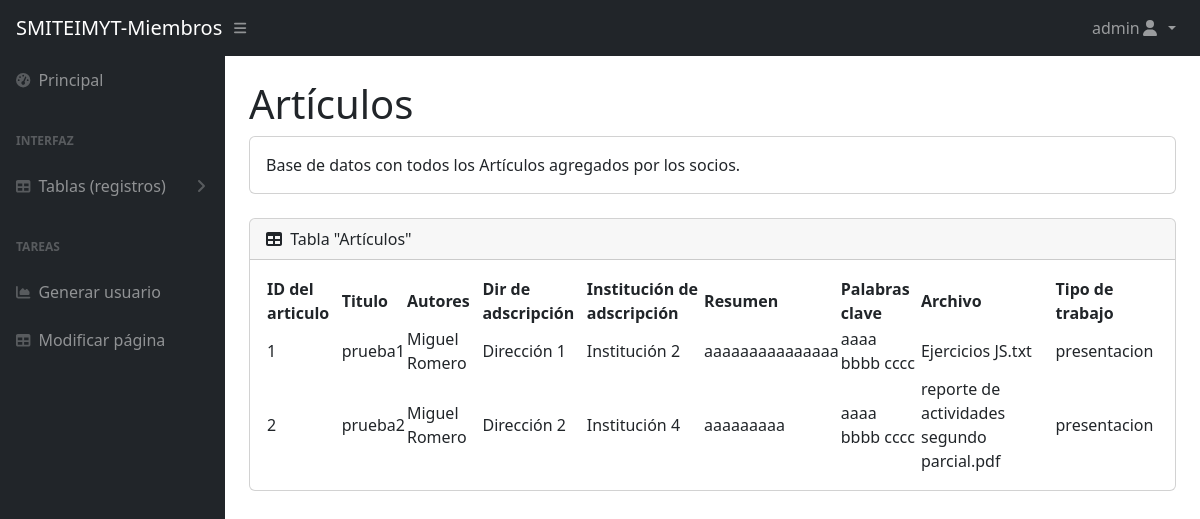
Page /pages/admin/Tarticulos.php (signed in) on the committed database.
### tables this page shows
CREATE TABLE `articulos` (
  `id_articulo` int NOT NULL,
  `titulo_articulo` varchar(120) NOT NULL,
  `autores` text NOT NULL,
  `dir_adscripción` varchar(80) NOT NULL,
  `inst_adscripción` varchar(80) NOT NULL,
  `resumen` text NOT NULL,
  `palabras_clave` varchar(200) NOT NULL,
  `archivo` varchar(120) NOT NULL,
  `tipo_trabajo` varchar(80) NOT NULL
);

### php/sesion.php (called while the page is built, shortened)
<?php
$usuario = $_SESSION['usuario'];
$tipo_usuario = $_SESSION['tipo_usuario'];
?>

### pages/admin/Tarticulos.php (the view, shortened to what this page needs)
<?php
include("../../php/connection.php");
include("../../php/sesion.php");
$consulta = "SELECT * FROM articulos";
?>
<!DOCTYPE html>
<html lang="es">
<head>
    <link href="https://cdn.jsdelivr.net/npm/simple-datatables@7.1.2/dist/style.min.css" rel="stylesheet" />
    <link href="css/styles.css" rel="stylesheet" />
</head>
<body class="sb-nav-fixed">
    <nav class="sb-topnav navbar navbar-expand navbar-dark bg-dark">
        <a class="navbar-brand ps-3" href="indexMiembros.php">SMITEIMYT-Miembros</a>
        <button class="btn btn-link btn-sm order-1 order-lg-0 me-4 me-lg-0" id="sidebarToggle" href="#!"><i
                class="fas fa-bars"></i></button>
        <ul class="navbar-nav ms-auto me-0 me-md-3 my-2 my-md-0">
            <li class="nav-item dropdown">
                <a class="nav-link dropdown-toggle" id="navbarDropdown" href="#" role="button" data-bs-toggle="dropdown"
                    aria-expanded="false">
                    <?php echo $usuario; ?><i class="fas fa-user fa-fw"></i>
                </a>
            </li>
        </ul>
    </nav>
     <div id="layoutSidenav">
            <div id="layoutSidenav_nav">
                <nav class="sb-sidenav accordion sb-sidenav-dark" id="sidenavAccordion">
                    <div class="sb-sidenav-menu">
                        <div class="nav">
                            <a class="nav-link" href="../../index.html">
                                <div class="sb-nav-link-icon"><i class="fas fa-tachometer-alt"></i></div>
                                Principal
                            </a>
                            <?php if($tipo_usuario == 'admin'){ ?>
                            <div class="sb-sidenav-menu-heading">Interfaz</div>
                            <a class="nav-link collapsed" href="#" data-bs-toggle="collapse" data-bs-target="#collapsePages" aria-expanded="false" aria-controls="collapsePages">
                                <div class="sb-nav-link-icon"><i class="fas fa-table"></i></i></div>
                                Tablas (registros)
                                <div class="sb-sidenav-collapse-arrow"><i class="fas fa-angle-down"></i></div>
                            </a>
                            <?php } ?>
                            <div class="sb-sidenav-menu-heading">Tareas</div>
                            <a class="nav-link" href="charts.php">
                                <div class="sb-nav-link-icon"><i class="fas fa-chart-area"></i></div>
                                Generar usuario
                            </a>
                            <a class="nav-link" href="tables.html">
                                <div class="sb-nav-link-icon"><i class="fas fa-table"></i></div>
                                Modificar página
                            </a>
                        </div>
                    </div>
                </nav>
            </div>
        <div id="layoutSidenav_content">
            <main>
                <div class="container-fluid px-4">
                    <h1 class="mt-4">Artículos</h1>
                    <div class="card mb-4">
                        <div class="card-body">
                            Base de datos con todos los Artículos agregados por los socios.
                        </div>
                    </div>
                    <div class="card mb-4">
                        <div class="card-header">
                            <i class="fas fa-table me-1"></i>
                            Tabla "Artículos"
                        </div>
                        <div class="card-body">
                            <table id="datatablesSimple">
                                <thead>
                                    <tr>
                                        <th>ID del articulo</th>
                                        <th>Titulo</th>
                                        <th>Autores</th>
                                        <th>Dir de adscripción</th>
                                        <th>Institución de adscripción</th>
                                        <th>Resumen</th>
                                        <th>Palabras clave</th>
                                        <th>Archivo</th>
                                        <th>Tipo de trabajo</th>
                                    </tr>
                                </thead>
                                <tbody>
                                    <?php $resultado = mysqli_query($conn, $consulta);
                                    while($row = mysqli_fetch_assoc($resultado)){
                                    ?>
                                    <tr>
                                        <td>
                                            <?php echo $row['id_articulo']; ?>
                                        </td>
                                        <td>
                                            <?php echo $row['titulo_articulo']; ?>
                                        </td>
                                        <td>
                                            <?php echo $row['autores']; ?>
                                        </td>
                                        <td>
                                            <?php echo $row['dir_adscripción']; ?>
                                        </td>
                                        <td>
                                            <?php echo $row['inst_adscripción']; ?>
                                        </td>
                                        <td>
                                            <?php echo $row['resumen']; ?>
                                        </td>
                                        <td>
                                            <?php echo $row['palabras_clave']; ?>
                                        </td>
                                        <td>
                                            <?php echo $row['archivo']; ?>
                                        </td>
                                        <td>
                                            <?php echo $row['tipo_trabajo']; ?>
                                        </td>
                                        <?php }?>
                                    </tr>
                                </tbody>
                            </table>
                        </div>
                    </div>
                </div>
            </main>
        </div>
    </div>
</body>
</html>

### rows in the picture
articulos: id_articulo "1", titulo_articulo "prueba1", autores "Miguel Romero", dir_adscripción "Dirección 1", inst_adscripción "Institución 2", resumen "aaaaaaaaaaaaaaa", palabras_clave "aaaa bbbb cccc", archivo "Ejercicios JS.txt", tipo_trabajo "presentacion"
articulos: id_articulo "2", titulo_articulo "prueba2", autores "Miguel Romero", dir_adscripción "Dirección 2", inst_adscripción "Institución 4", resumen "aaaaaaaaa", palabras_clave "aaaa bbbb cccc", archivo "reporte de actividades segundo parcial.pdf", tipo_trabajo "presentacion"

### other values in the picture
$usuario "admin"
